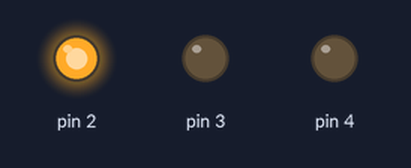
Recording of a sketch running on a simulated Arduino Uno, built with avr-gcc and run on an emulated ATmega328P. Parts: output pins drawn as LEDs (lit = HIGH).

Above: at 0.05 s.
At 0.75 s:
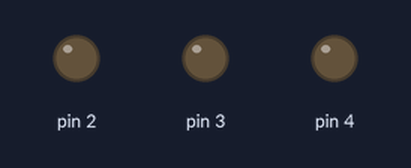
At 1.45 s:
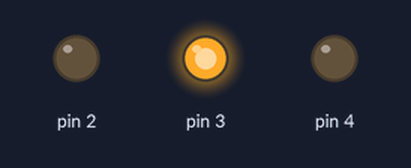
At 2.85 s:
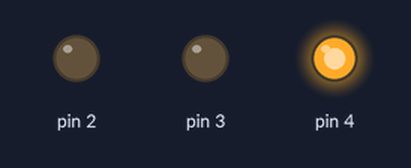
Timing chart, 0 to 3.1 s (numbered marks = the images above):
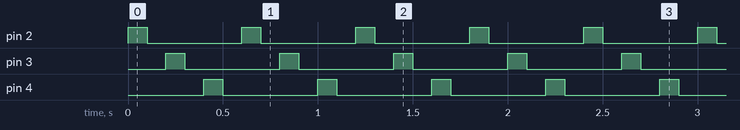

The sketch:

0.ForLED.ino
```cpp
void setup() {

  for(int i=2; i<=4; i++){ //nilai i akan terus bertambah mulai dari 2 sampai 4
    pinMode(i,OUTPUT);
  }

}

void loop() {

  //Lampu merah kuning hijau menyala bergantian menggunakan loop dengan variable i, delay tidak bisa berbeda beda

   for(int i=2; i<=4; i++){
      digitalWrite(i,HIGH);
      delay(100);
      digitalWrite(i,LOW);
      delay(100);
    }


}
```

Measured:
- by itself, pin 2–4: alternates HIGH for 0.10 s and LOW for 0.50 s
